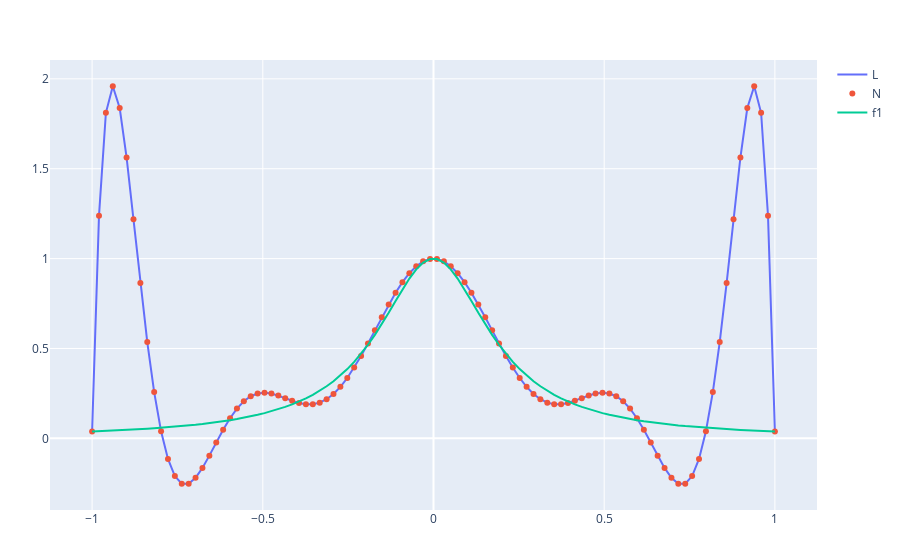

This figure's notebook cell:
### Code cell
plot_x = range(a, stop=b, length=100)
plot_f1 = map(f1, plot_x)

plot_L = map(L, plot_x)
plot_N = map(N, plot_x)

trace_L = Plotly.scatter(x=plot_x, y=plot_L,
                    mode="lines",
                    name="L")
trace_f1 = Plotly.scatter(x=plot_x, y=plot_f1,
                    mode="lines",
                    name="f1")
trace_N = Plotly.scatter(x=plot_x, y=plot_N,
                    mode="markers",
                    name="N")
                    
plot([trace_L, trace_N, trace_f1])
